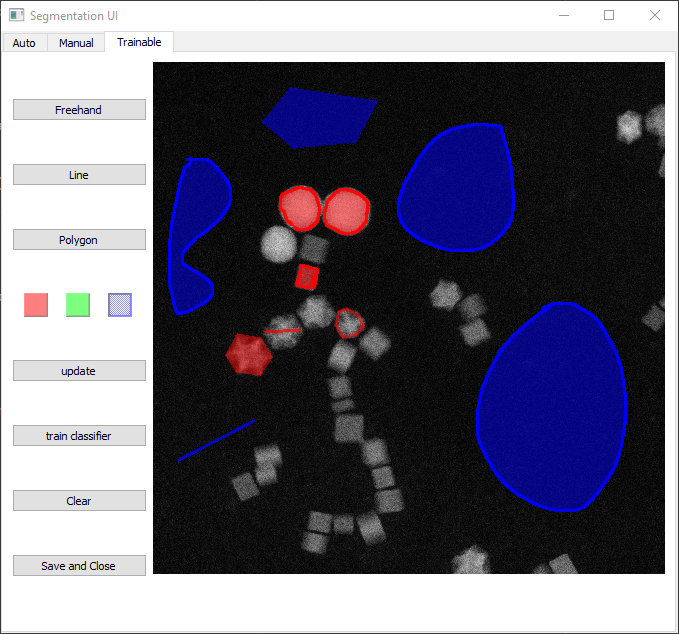
#> input picture _images/TrainUI.png, 679 x 634 px
$ python -i segimgs.py   (imports and definitions only)
#> lines starting #> are read from the running program, lines starting #| are printed output that depends on the picture
### ParticleSpy/custom_kernels.py
# -*- coding: utf-8 -*-
"""
Created on Tues Oct 27 10:13 2020

@author: CBell
"""

import numpy as np
from skimage.transform import rotate
from skimage import filters
from scipy.ndimage import convolve
from skimage.exposure import rescale_intensity

def membrane_projection(image):
    """
    creates a set of features  from a 19by19 kernel with the central column set
    as ones, rotated through 180 degrees and z projected into one image using 6
    different methods.

    Parameters
    ----------
    image : greyscale image for feature creation.

    Returns
    -------
    6 features for

    """
    kernel = np.zeros([19,19])
    kernel[:,9] = 1

    convolved_set = np.zeros([image.shape[0], image.shape[1],30])
    feature_stack = np.zeros([image.shape[0], image.shape[1], 6])

    for r in range(30):
        rot_kernel = rotate(kernel, (r*6))
        convolved_set[:,:,r] = convolve(image,rot_kernel)
        feature_stack[:,:,0] = feature_stack[:,:,0] + convolved_set[:,:,r]

    feature_stack[:,:,1] = feature_stack[:,:,0]/6
    feature_stack[:,:,2] = np.std(convolved_set, axis=2)
    feature_stack[:,:,3] = np.median(convolved_set, axis=2)
    feature_stack[:,:,4] = np.max(convolved_set, axis=2)
    feature_stack[:,:,5] = np.min(convolved_set, axis=2)

    return feature_stack

# [5 lines left out: function laplacian, not called in this run]

### ParticleSpy/tests/segimgs.py
import numpy as np

from ParticleSpy.custom_kernels import membrane_projection
from skimage import filters, morphology
from skimage.measure import label, regionprops, perimeter
from sklearn import preprocessing
from sklearn.cluster import DBSCAN, KMeans


def CreateFeatures(image, intensity = True,
                          edges = True,
                          texture = True,
                          membrane = True,
                          sigma = 1, high_sigma = 16, disk_size = 20):
    """
    Creates set of features for data classification

    Parameters
    ----------
    image : greyscale image for segmentation
    intensity : adds intensity based features if set as True
    edges : adds edges based features if set as True
    texture : adds textures based features if set as True
    membrane : adds membrane projection features if set as True

    Returns
    -------
    set of chosen features of the inputted image.
    """

    shape = [image.shape[0], image.shape[1], 1]

    selem = morphology.disk(disk_size)

    image_stack = np.zeros(shape)
    im_blur = filters.gaussian(image, sigma)

    if intensity:
        new_layer = np.reshape(filters.gaussian(image, sigma), shape)
        image_stack = np.append(image_stack, new_layer, axis=2)

        new_layer = np.reshape(filters.difference_of_gaussians(image,low_sigma= sigma, high_sigma=high_sigma), shape)
        image_stack = np.append(image_stack, new_layer, axis=2)
        """
        new_layer = np.reshape(filters.median(image,selem), shape)
        image_stack = np.append(image_stack, new_layer, axis=2)

        new_layer = np.reshape(filters.rank.minimum(image,selem), shape)
        image_stack = np.append(image_stack, new_layer, axis=2)

        new_layer = np.reshape(filters.rank.maximum(image, selem), shape)
        image_stack = np.append(image_stack, new_layer, axis=2)
        """
    if edges:
        new_layer = np.reshape(filters.sobel(im_blur), shape)
        image_stack = np.append(image_stack, new_layer, axis=2)

    if texture:
        new_layer = np.reshape(filters.hessian(im_blur, mode='constant',), shape)
        image_stack = np.append(image_stack, new_layer, axis=2)

    if membrane:
        mem_layers = membrane_projection(image)
        image_stack = np.append(image_stack, mem_layers, axis=2)

    return image_stack

# [156 lines left out: functions ClusterLearn, ClusterLearnSeries, ClusterTrained, ClassifierSegment, not called in this run]

>>> import cv2
>>> picture = cv2.imread('../../_images/TrainUI.png', cv2.IMREAD_GRAYSCALE)
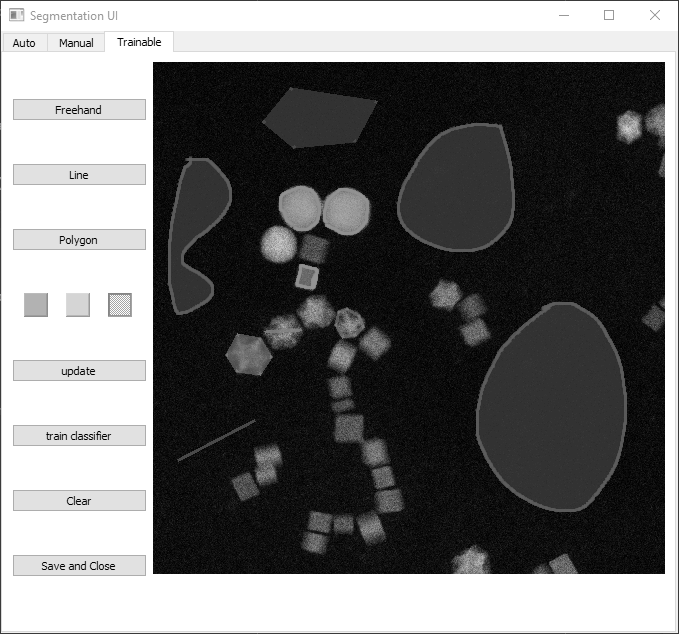
#> picture: shape (634, 679); min 0, max 255, mean 112.4
>>> result = CreateFeatures(picture)
#> in CreateFeatures, `new_layer = np.reshape(filters.difference_of_gaussians(image,low_sigma..`:
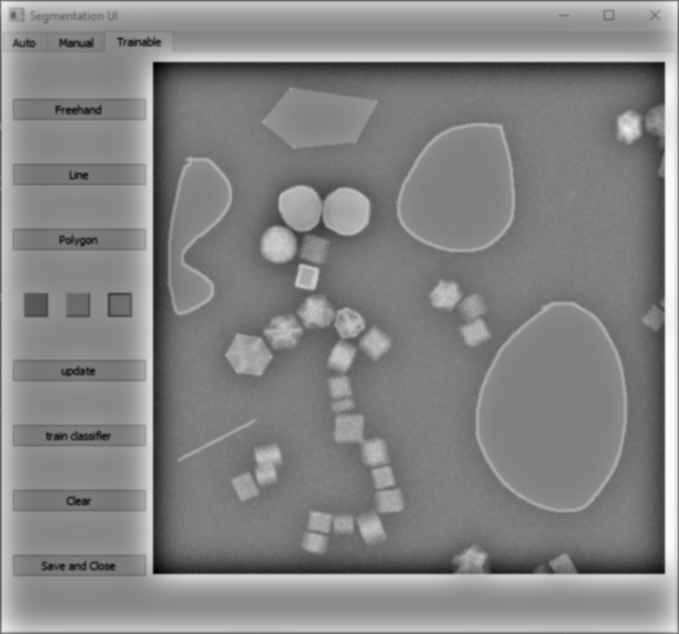
#> new_layer: shape (634, 679, 1) float64; min -0.622, max 0.618, mean 0.0246; drawn with min black and max white
#> in CreateFeatures, `image_stack = np.append(image_stack, new_layer, axis=2)`:
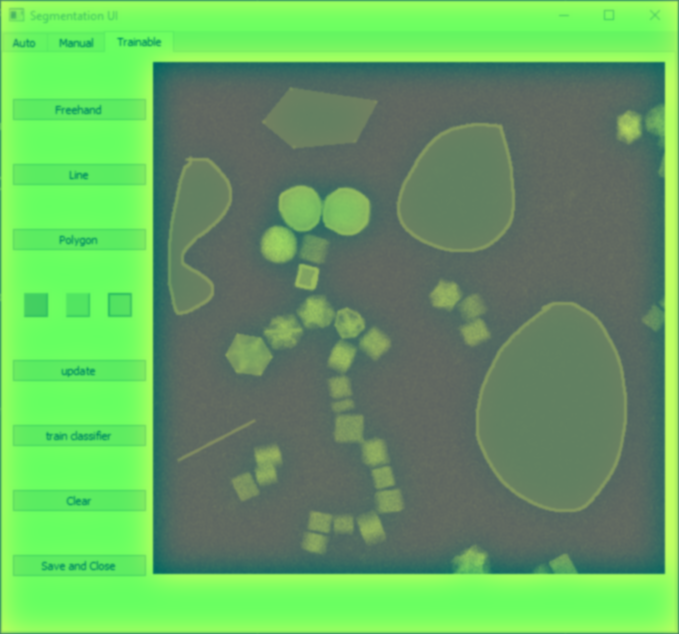
#> image_stack: shape (634, 679, 3) float64; mean of channels 0, 1, 2 0, 0.44, 0.0246; drawn with min black and max white
#> in CreateFeatures, `new_layer = np.reshape(filters.sobel(im_blur), shape)`:
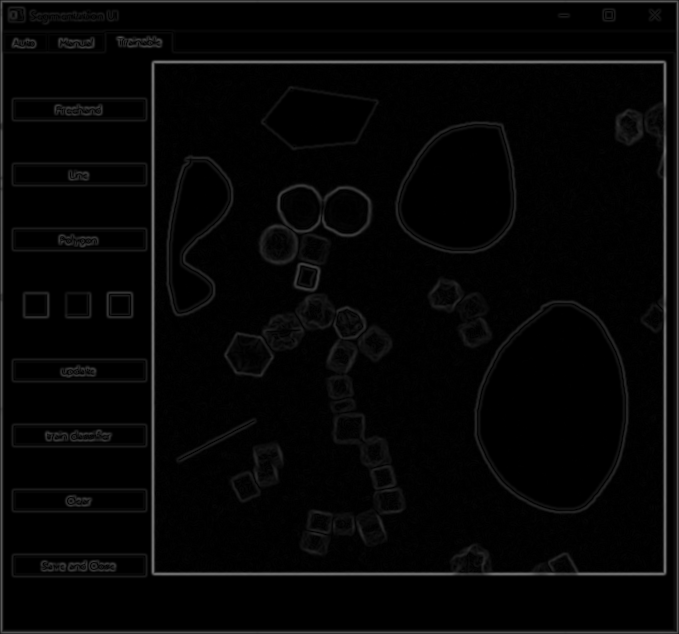
#> new_layer: shape (634, 679, 1) float64; min 0, max 0.445, mean 0.023
#> in CreateFeatures, `new_layer = np.reshape(filters.hessian(im_blur, mode='constant',), sha..`:
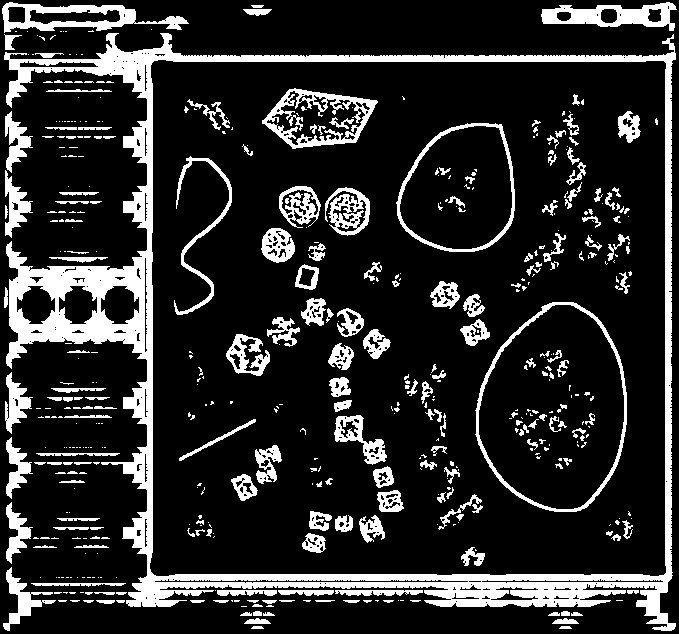
#> new_layer: shape (634, 679, 1) float64; min 4.94e-324, max 1, mean 0.173

$ run again, on _images/manual_segui.png
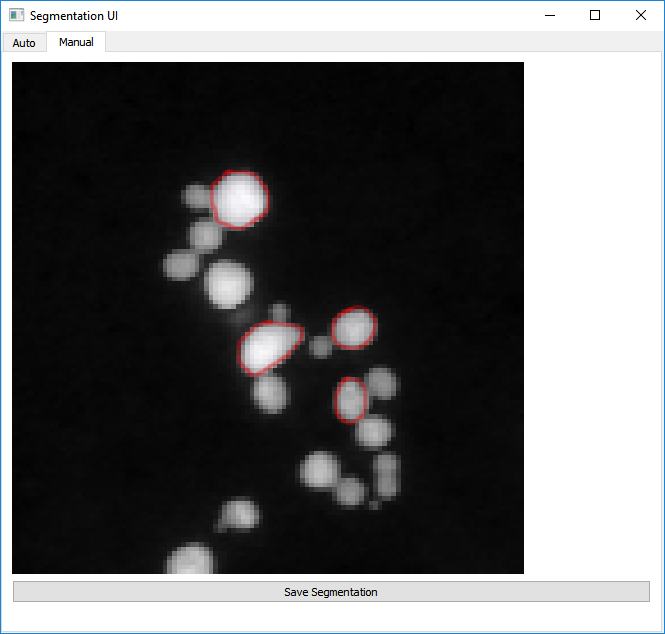
#> input picture _images/manual_segui.png, 665 x 634 px
#> in CreateFeatures, `image_stack = np.append(image_stack, new_layer, axis=2)`:
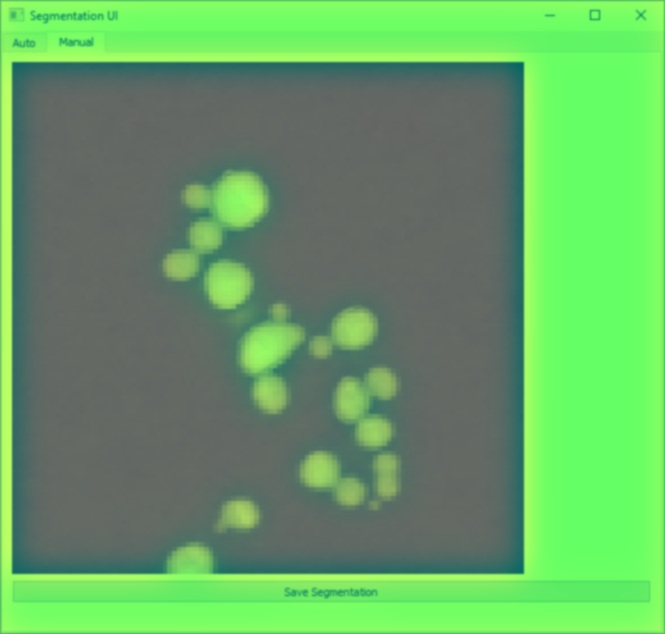
#> image_stack: shape (634, 665, 3) float64; mean of channels 0, 1, 2 0, 0.419, 0.0147; drawn with min black and max white
#> in CreateFeatures, `new_layer = np.reshape(filters.hessian(im_blur, mode='constant',), sha..`:
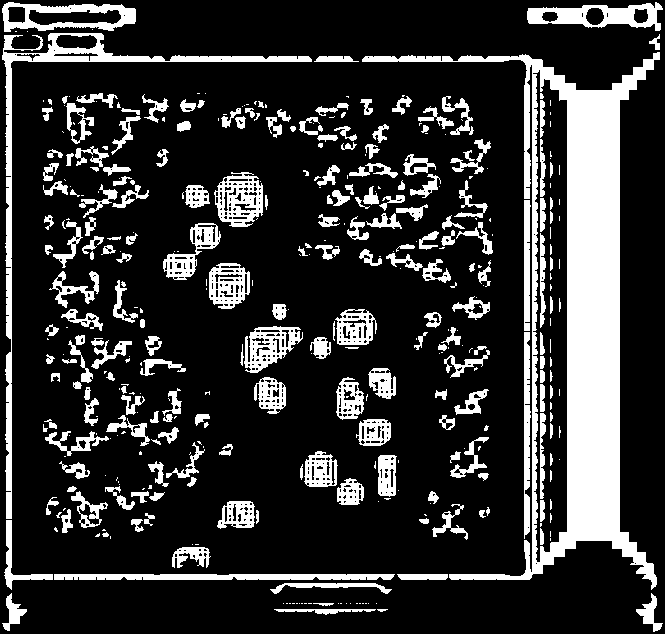
#> new_layer: shape (634, 665, 1) float64; min 9.88e-324, max 1, mean 0.202
